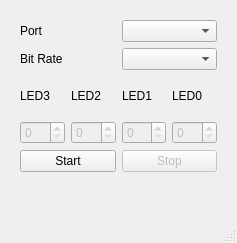
<?xml version="1.0" encoding="UTF-8"?>
<ui version="4.0">
 <class>MainWindow</class>
 <widget class="QMainWindow" name="MainWindow">
  <property name="geometry">
   <rect>
    <x>0</x>
    <y>0</y>
    <width>237</width>
    <height>243</height>
   </rect>
  </property>
  <property name="windowTitle">
   <string>MainWindow</string>
  </property>
  <widget class="QWidget" name="centralwidget">
   <widget class="QWidget" name="layoutWidget">
    <property name="geometry">
     <rect>
      <x>20</x>
      <y>20</y>
      <width>197</width>
      <height>152</height>
     </rect>
    </property>
    <layout class="QVBoxLayout" name="verticalLayout_6">
     <item>
      <layout class="QVBoxLayout" name="verticalLayout_5">
       <item>
        <layout class="QHBoxLayout" name="horizontalLayout_3">
         <item>
          <widget class="QLabel" name="label_6">
           <property name="text">
            <string>Port</string>
           </property>
          </widget>
         </item>
         <item>
          <widget class="QComboBox" name="Port"/>
         </item>
        </layout>
       </item>
       <item>
        <layout class="QHBoxLayout" name="horizontalLayout_2">
         <item>
          <widget class="QLabel" name="label_5">
           <property name="text">
            <string>Bit Rate</string>
           </property>
          </widget>
         </item>
         <item>
          <widget class="QComboBox" name="BitRate"/>
         </item>
        </layout>
       </item>
      </layout>
     </item>
     <item>
      <layout class="QHBoxLayout" name="horizontalLayout">
       <item>
        <layout class="QVBoxLayout" name="verticalLayout_4">
         <item>
          <widget class="QLabel" name="label">
           <property name="text">
            <string>LED3</string>
           </property>
          </widget>
         </item>
         <item>
          <widget class="QSpinBox" name="LED3_Value">
           <property name="enabled">
            <bool>false</bool>
           </property>
           <property name="maximum">
            <number>9</number>
           </property>
          </widget>
         </item>
        </layout>
       </item>
       <item>
        <layout class="QVBoxLayout" name="verticalLayout_3">
         <item>
          <widget class="QLabel" name="label_2">
           <property name="text">
            <string>LED2</string>
           </property>
          </widget>
         </item>
         <item>
          <widget class="QSpinBox" name="LED2_Value">
           <property name="enabled">
            <bool>false</bool>
           </property>
           <property name="maximum">
            <number>9</number>
           </property>
          </widget>
         </item>
        </layout>
       </item>
       <item>
        <layout class="QVBoxLayout" name="verticalLayout_2">
         <item>
          <widget class="QLabel" name="label_3">
           <property name="text">
            <string>LED1</string>
           </property>
          </widget>
         </item>
         <item>
          <widget class="QSpinBox" name="LED1_Value">
           <property name="enabled">
            <bool>false</bool>
           </property>
           <property name="maximum">
            <number>9</number>
           </property>
          </widget>
         </item>
        </layout>
       </item>
       <item>
        <layout class="QVBoxLayout" name="verticalLayout">
         <item>
          <widget class="QLabel" name="label_4">
           <property name="text">
            <string>LED0</string>
           </property>
          </widget>
         </item>
         <item>
          <widget class="QSpinBox" name="LED0_Value">
           <property name="enabled">
            <bool>false</bool>
           </property>
           <property name="maximum">
            <number>9</number>
           </property>
          </widget>
         </item>
        </layout>
       </item>
      </layout>
     </item>
     <item>
      <layout class="QHBoxLayout" name="horizontalLayout_4">
       <item>
        <widget class="QPushButton" name="Start">
         <property name="text">
          <string>Start</string>
         </property>
        </widget>
       </item>
       <item>
        <widget class="QPushButton" name="Stop">
         <property name="enabled">
          <bool>false</bool>
         </property>
         <property name="text">
          <string>Stop</string>
         </property>
        </widget>
       </item>
      </layout>
     </item>
    </layout>
   </widget>
  </widget>
  <widget class="QMenuBar" name="menubar">
   <property name="geometry">
    <rect>
     <x>0</x>
     <y>0</y>
     <width>237</width>
     <height>26</height>
    </rect>
   </property>
  </widget>
  <widget class="QStatusBar" name="statusbar"/>
 </widget>
 <resources/>
 <connections/>
</ui>
